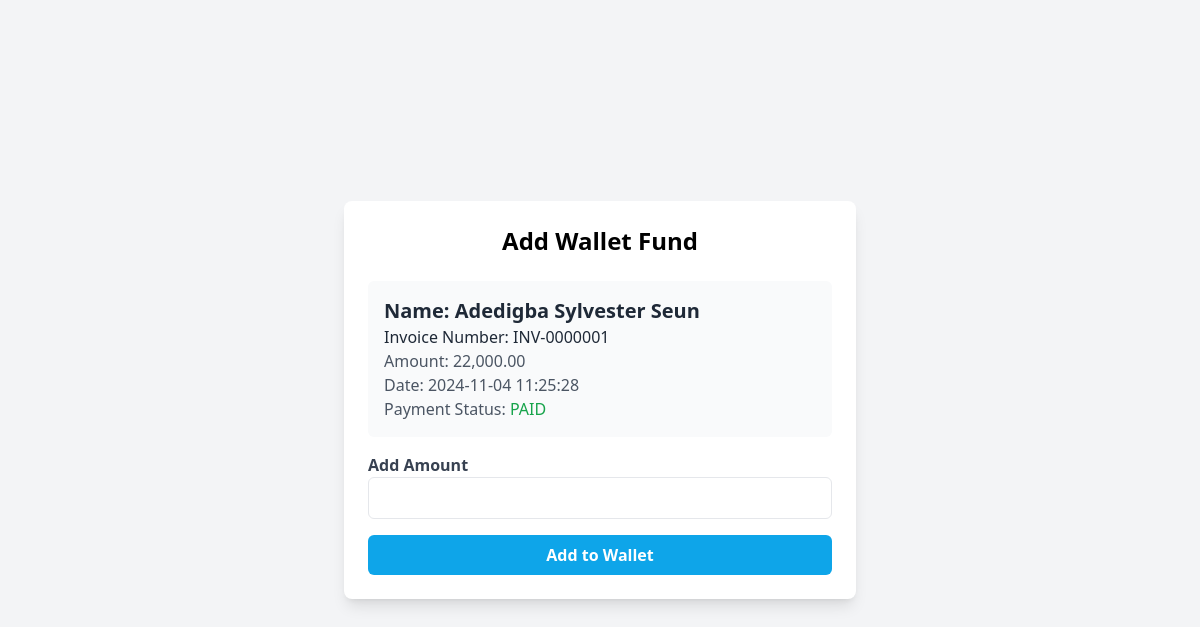
Page /portal/accounts/a_wallet.php?invoice_number=INV-0000001 (signed in) on the earlier database version.
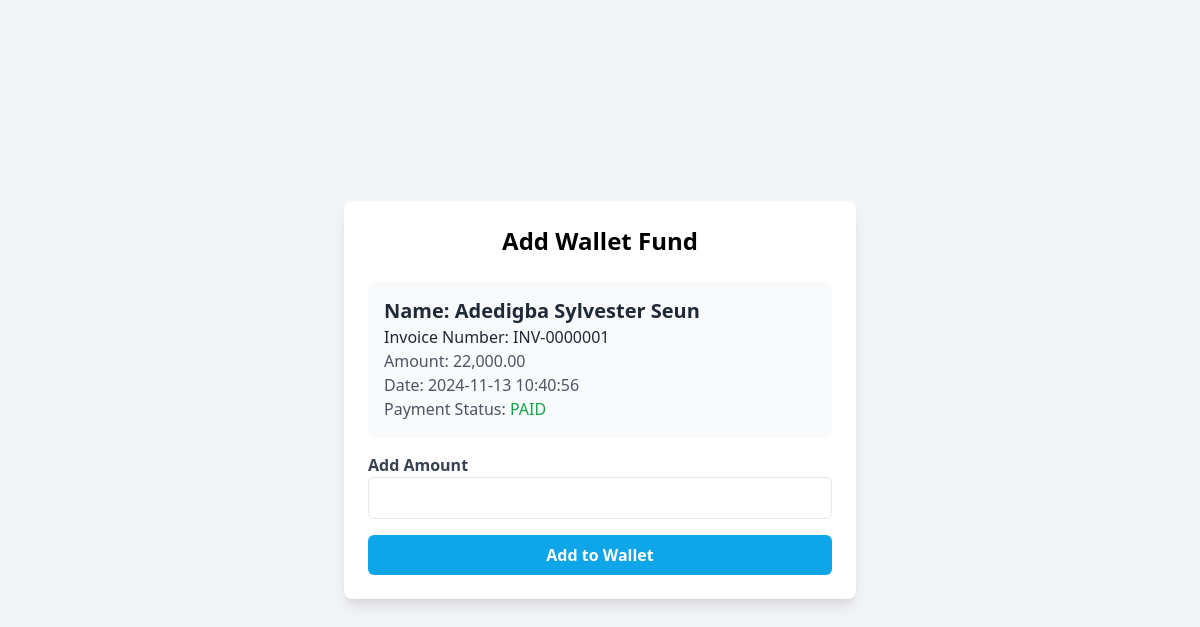
Same page on the later database version.
### tables this page shows
CREATE TABLE `applicants` (
  `applicant_id` int(11) NOT NULL,
  `a_status` varchar(15) NOT NULL,
  `reg_num` varchar(50) NOT NULL,
  `pwd` varchar(255) NOT NULL,
  `p_decr` varchar(255) NOT NULL,
  `w_amt` varchar(20) NOT NULL,
  `surname` varchar(50) DEFAULT NULL,
  `first_name` varchar(50) DEFAULT NULL,
  `middle_name` varchar(50) DEFAULT NULL,
  `email` varchar(100) DEFAULT NULL,
  `phone_number` varchar(15) DEFAULT NULL,
  `nationality` varchar(50) DEFAULT NULL,
  `sch_session` varchar(10) DEFAULT NULL,
  `invoice_number` varchar(50) NOT NULL,
  `course_id` int(10) NOT NULL,
  `p_status` varchar(20) NOT NULL,
  `a_date` timestamp NOT NULL DEFAULT current_timestamp() ON UPDATE current_timestamp(),
  `dob` varchar(20) NOT NULL,
  `sex` varchar(6) NOT NULL,
  `marital_status` varchar(10) NOT NULL,
  `hometown` varchar(100) NOT NULL,
  `a_address` text NOT NULL,
  `state_of_origin` varchar(100) NOT NULL,
  `lga` varchar(50) NOT NULL,
  `contact_address` text NOT NULL
);

### portal/accounts/a_wallet.php (the view, shortened to what this page needs)
<?php
include('../conx.php');
$inv = $_GET['invoice_number'];
$sql = "SELECT * FROM applicants WHERE invoice_number = '$inv'";
$result = $conn->query($sql);
if ($result->num_rows > 0) {
    $data = $result->fetch_assoc();
    $course_id = $data['course_id'];
}
$sql2 = "SELECT * FROM courses where id = '$course_id'";
$result2 = $conn->query($sql2);
if ($result2->num_rows > 0) {
    $row = $result2->fetch_assoc();
    $f_amount = $row['f_amount'];
    $t_fee = $row['t_fee'];
    $total = $f_amount + $t_fee;
}
$sql3 = "SELECT * FROM payment WHERE invoice_number = '$inv'";
        $result = $conn->query($sql3);
        if ($result->num_rows > 0) {
            $pay = $result->fetch_assoc();
            $p_status = "<span class='text-green-600'>" . $pay['p_status'] . "</span>";
    }  else {
        $p_status = "<span class='text-red-600'>UNPAID</span>";
    }
?>
<!DOCTYPE html>
<html lang="en">
<head>
    <link href="https://cdn.jsdelivr.net/npm/tailwindcss@2.2.19/dist/tailwind.min.css" rel="stylesheet">
    <script src="https://cdn.tailwindcss.com"></script>
    <script src="https://cdn.jsdelivr.net/npm/tailwindcss-jit-cdn@tailwindcss/latest/dist/tailwind.min.js"></script>
    <link rel="stylesheet" href="https://cdnjs.cloudflare.com/ajax/libs/font-awesome/6.6.0/css/all.min.css" />
</head>
<body class="bg-gray-100 flex items-center justify-center min-h-screen">
    <div class="w-full max-w-lg bg-white rounded-lg shadow-lg p-6">
        <h2 class="text-2xl font-bold text-center mb-6">Add Wallet Fund</h2>
        <div id="invoiceInfo" class="mb-4 p-4 bg-gray-50 rounded-md">
            <h3 class="text-xl font-semibold text-gray-800">Name: <?= $data['surname'] ?> <?= $data['first_name'] ?> <?= $data['middle_name'] ?></h3>
            <h3 class="text-gray-800">Invoice Number: <?php echo $inv; ?></h3>
            <p id="invoiceAmount" class="text-gray-600">Amount: <?php echo number_format($total,2); ?></p>
            <p id="invoiceDate" class="text-gray-600">Date: <?= $data['a_date'] ?></p>
            <p id="invoiceDate" class="text-gray-600">Payment Status: <?php echo $p_status; ?></p>
        </div>
        <form id="walletForm" method="POST" action="add_wallet.php">
            <div class="mb-4">
                <label for="walletAmount" class="block text-gray-700 font-semibold">Add Amount</label>
                <input type="number" id="walletAmount" name="walletAmount" class="w-full px-3 py-2 border rounded-md focus:outline-none focus:ring-2 focus:ring-blue-400" min="1" required>
            </div>
            <button type="submit" class="w-full bg-sky-500 text-white font-semibold py-2 rounded-md hover:bg-sky-300 transition duration-200">Add to Wallet</button>
        </form>
    </div>
</body>
</html>

Differences in the rows shown:
changed applicants "Adedigba": a_date "2024-11-04 11:25:28" → "2024-11-13 10:40:56"
